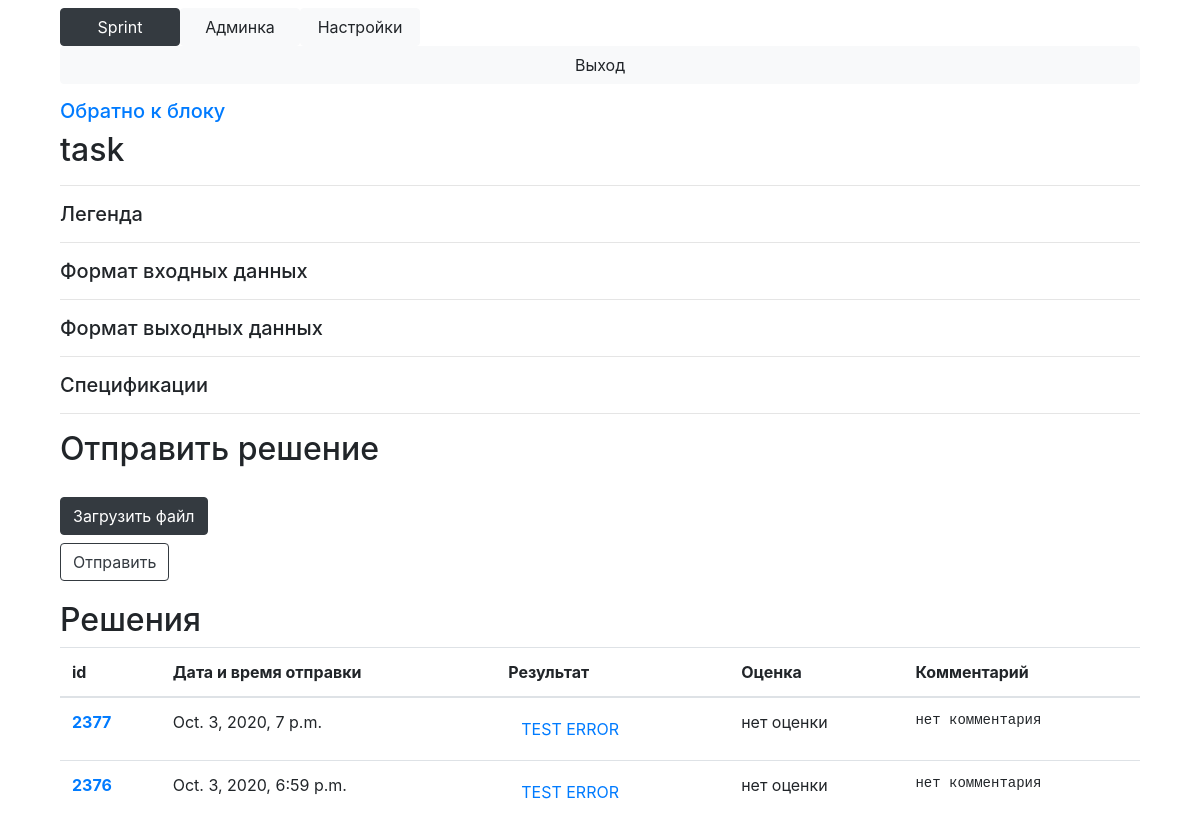
Page /task?id=1 (signed in) on the earlier database version.
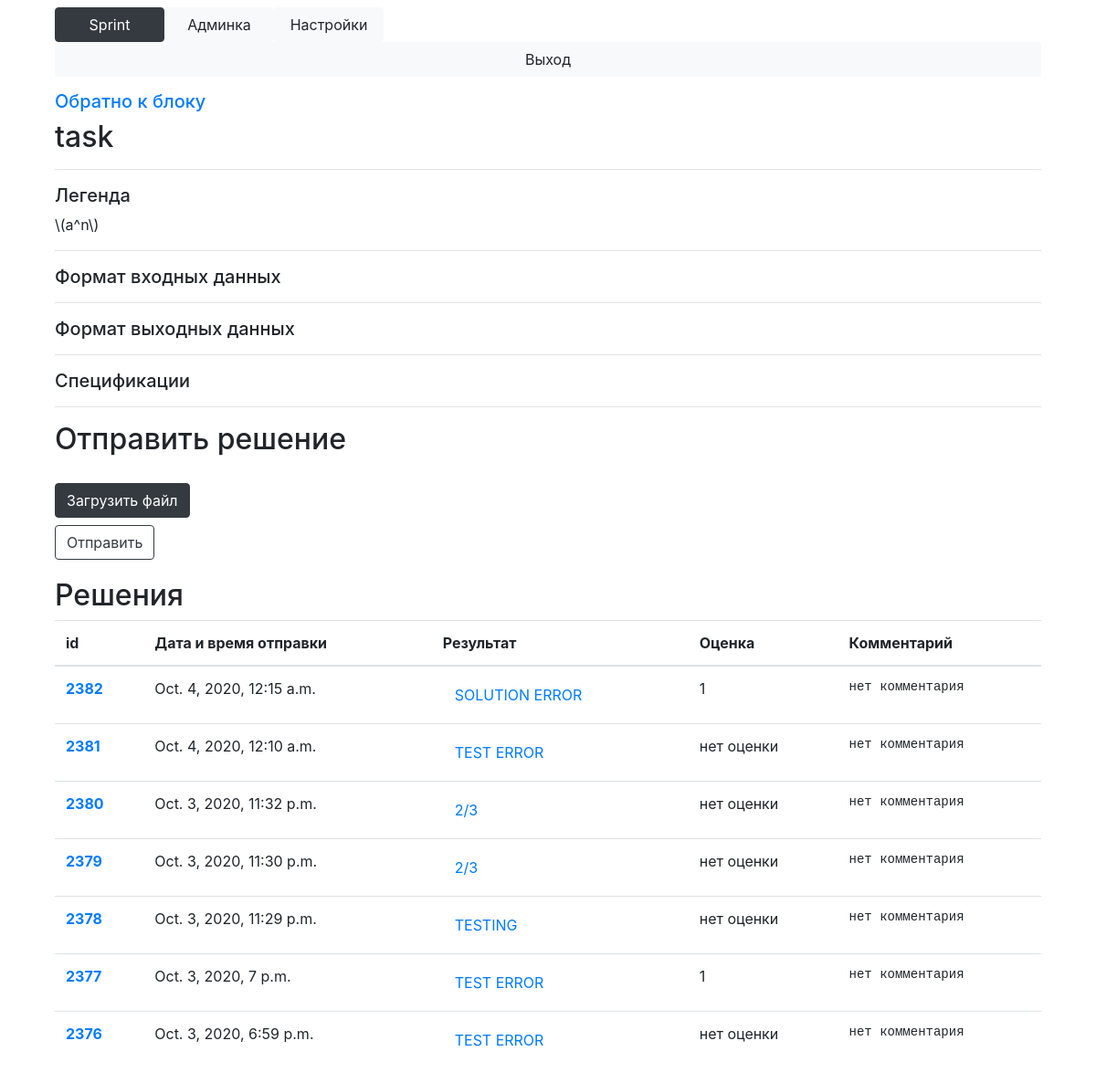
Same page on the later database version.
### Main/models.py (models this page shows, shortened)
class Solution(models.Model):
    task = models.ForeignKey(Task, on_delete=models.CASCADE)
    user = models.ForeignKey(User, on_delete=models.CASCADE)
    result = models.TextField()
    details = models.TextField(default='')
    time_sent = models.DateTimeField(null=True)
    mark = models.IntegerField(null=True)
    comment = models.TextField(default='')
    @property
    def mark_property(self):
        return str(self.mark) if self.mark is not None else 'нет оценки'
    @property
    def comment_property(self):
        return self.comment if self.comment else 'нет комментария'

class Task(models.Model):
    name = models.TextField()
    block = models.ForeignKey(Block, on_delete=models.CASCADE)
    legend = models.TextField(default='')
    input = models.TextField(default='')
    output = models.TextField(default='')
    specifications = models.TextField(default='')
    time_limit = models.IntegerField(default=10000)
    weight = models.FloatField(default=1.0)
    max_mark = models.IntegerField(default=10)
    max_solutions_count = models.IntegerField(default=10)
    show_details = models.IntegerField(default=1)

### Main/views.py (the view, shortened to what this page needs)
# urls.py: path('task', views.task),
def task(request):
    current_task = Task.objects.get(id=request.GET['id'])
    user = request.user
    if not check_permission_block(user, current_task.block):
        return HttpResponseRedirect('/main')
    administrator = check_admin(user)
    can_send = len(Solution.objects.filter(user=request.user, task=current_task)) < current_task.max_solutions_count or administrator
    return render(request, 'task.html', context={'is_admin': administrator,
                                                 'task': current_task,
                                                 'solutions': reversed(Solution.objects.filter(task=current_task, user=user)),
                                                 'can_send': can_send,
                                                 'can_edit': check_admin_on_course(request.user, current_task.block.course)})

### Main/main.py (called while the page is built, shortened)
def check_login(user):
    return user.is_authenticated

def check_admin(user):
    if check_teacher(user):
        return True

def check_teacher(user):
    return user.is_staff and check_login(user)

def courses_available(user):
    if user.is_superuser:
        return Course.objects.all()
    else:
        return [s.course for s in Subscribe.objects.filter(user=user)]

def blocks_available(user):
    courses = courses_available(user)
    blocks = {}
    is_admin = check_admin(user)
    for course in courses:
        if is_admin:
            blocks[course] = Block.objects.filter(
                course=course
            )
    return blocks

def check_permission_block(user, block):
    blocks = blocks_available(user)
    for course in blocks.keys():
        if block in blocks[course]:
            return True
    return False

def check_admin_on_course(user, course):
    if user.is_superuser:
        return True
    try:
        s = Subscribe.objects.get(user=user, course=course)
    except ObjectDoesNotExist:
        return False
    return s.is_assistant or user.is_staff

### templates/task.html (shortened to what this page needs)
{% extends 'base_main.html' %}
{% block content %}
        <h5>
            <a href="/block?id={{ task.block.id }}">Обратно к блоку</a>
        </h5>
        <h2>
            {{ task.name }}
        </h2>
        <hr>
        <h5>Легенда</h5>
        {% autoescape off %}
            {{ task.legend }}
        {% endautoescape %}
        <hr>
        <h5>Формат входных данных</h5>
        <hr>
        <h5>Формат выходных данных</h5>
        <hr>
        <h5>Спецификации</h5>
        <hr>
        {% if can_send or can_edit %}
            <h2>Отправить решение</h2>
            <form action="" method="POST" enctype="multipart/form-data">
                <label for="file-upload" class="btn btn-dark" style="margin-top: 20px;">
                    Загрузить файл
                </label>
                <br><input type="submit" value="Отправить" class="btn btn-outline-dark">
            </form>
        {% endif %}
        <h2 style="margin-top: 20px;">Решения</h2>
        <table class="table">
            <thead>
                <tr>
                    <th scope="col">id</th>
                    <th scope="col">Дата и время отправки</th>
                    <th scope="col">Результат</th>
                    <th scope="col">Оценка</th>
                    <th scope="col">Комментарий</th>
                </tr>
            </thead>
            <tbody>
                {% for solution in solutions %}
                <tr>
                    <th scope="row">
                        <a href="/solution?id={{ solution.id }}">{{ solution.id }}</a>
                    </th>
                    <td>
                        {{ solution.time_sent }}
                    </td>
                    <td>
                        {% if can_edit or task.showable %}
                                <button type="button" class="btn btn-link" data-toggle="modal" data-target="#resultModalLong{{ solution.id }}">
                                  {{ solution.result }}
                                </button>
                        {% else %}
                                {{ solution.result }}
                        {% endif %}
                    </td>
                    <td>
                        {{ solution.mark_property }}
                    </td>
                    <td>
<pre>
{{ solution.comment_property }}
</pre>
                    </td>
                </tr>
            {% endfor %}
            </tbody>
        </table>
{% endblock %}

Differences in the rows shown:
changed Task "task": legend (not shown) → "\\(a^n\\)"
added Solution: id "2382", time_sent "Oct. 4, 2020, 12:15 a.m.", result "SOLUTION ERROR", mark_property "1", comment_property "нет комментария"
added Solution: id "2381", time_sent "Oct. 4, 2020, 12:10 a.m.", result "TEST ERROR", mark_property "нет оценки", comment_property "нет комментария"
added Solution: id "2380", time_sent "Oct. 3, 2020, 11:32 p.m.", result "2/3", mark_property "нет оценки", comment_property "нет комментария"
added Solution: id "2379", time_sent "Oct. 3, 2020, 11:30 p.m.", result "2/3", mark_property "нет оценки", comment_property "нет комментария"
added Solution: id "2378", time_sent "Oct. 3, 2020, 11:29 p.m.", result "TESTING", mark_property "нет оценки", comment_property "нет комментария"
changed Solution "Oct. 3, 2020, 7 p.m.": mark_property "нет оценки" → "1"
